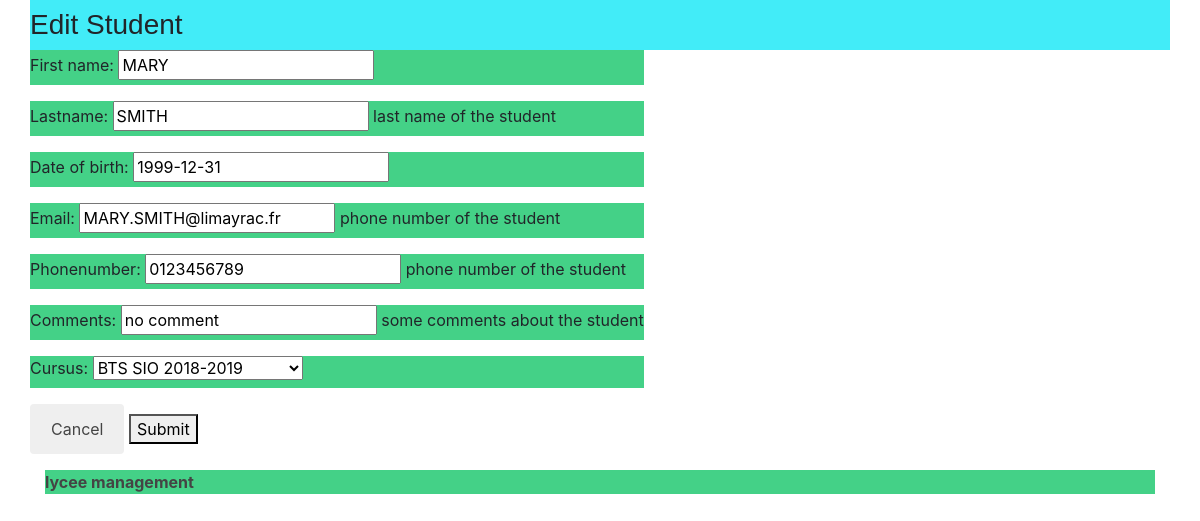
The app's page /lycee/form/edition/1 with its own data.
### lycee/models.py (models this page shows, shortened)
class Student(models.Model):
  first_name = models.CharField(
        max_length=50,
        blank=False,
        null=False
  )
  birth_date = models.DateField(
        verbose_name='date of birth',
        blank=False,
        null=False
  )
  last_name = models.CharField(
        verbose_name="lastname",
        help_text="last name of the student",
        blank=False,  # pas de champ vide
        null=False,  # pas de champ null (a conjuguer avec default
        default="???",
        max_length=255,  # taille maximale du champ
  )
  phone = models.CharField(
        verbose_name="phonenumber",
        help_text="phone number of the student",
        blank=False,  # pas de champ vide
        null=False,  # pas de champ null (a conjuguer avec default
        default="0999999999",
        max_length=10,  # taille maximale du champ
  )
  email = models.EmailField(
        verbose_name="email",
        help_text="phone number of the student",
        blank=False,  # pas de champ vide
        null=False,  # pas de champ null (a conjuguer avec default
        default="x@y.z",
        max_length=255,  # taille maximale du champ
  )
  comments = models.CharField(
        verbose_name="comments",
        help_text="some comments about the student",
        blank=True,
        null=False,  # pas de champ null (a conjuguer avec default
        default="",
        max_length=255,  # taille maximale du champ
  )
  cursus = models.ForeignKey(
    Cursus,
    on_delete=models.CASCADE, # necessaire selon la version de Django
    null=True # A rajouter si pb avec 'default'
   )

### lycee/views.py (the view, shortened to what this page needs)
# urls.py: url(r'^form/edition/(?P<pk>\d+)$', StudentEditView.as_view(), name='edition'),
class StudentEditView(UpdateView):
  model = Student
  form_class = StudentForm
  template_name= "lycee/form/student_edit.html"
  template_name_suffix="_edit"

### lycee/form.py
class StudentForm(ModelForm):
  class Meta:
    model = Student
    fields  = (
      "first_name",
      "last_name",
      "birth_date",
      "email",
      "phone",
      "comments",
      "cursus",
    )

### lycee/models.py (called while the page is built)
  def __str__(self):
    return self.name +" " + self.scholar_year

### lycee/templates/lycee/form/student_edit.html (shortened to what this page needs)
{% extends "master.html" %}
{% block title %}
    <h3>Edit Student</h3>
{% endblock %}
{% block content %}
    <form method="post">
        {{ form.as_p }}
        <div class="boutons">
            <button class="button radius alert left" type="cancel"><a href="/lycee/">Cancel</a></button>
            <button class="button radius success right" type="submit">Submit</button>
        </div>
    </form>
{% endblock %}

### lycee/static/lycee/style.css (style rules this page uses)
a { color : #444444; }
p { background-color: #44d187 }

### records on screen
Student: first_name "MARY", last_name "SMITH", birth_date "1999-12-31", email "MARY.SMITH@limayrac.fr", phone "0123456789", comments "no comment", cursus "BTS SIO 2018-2019"
